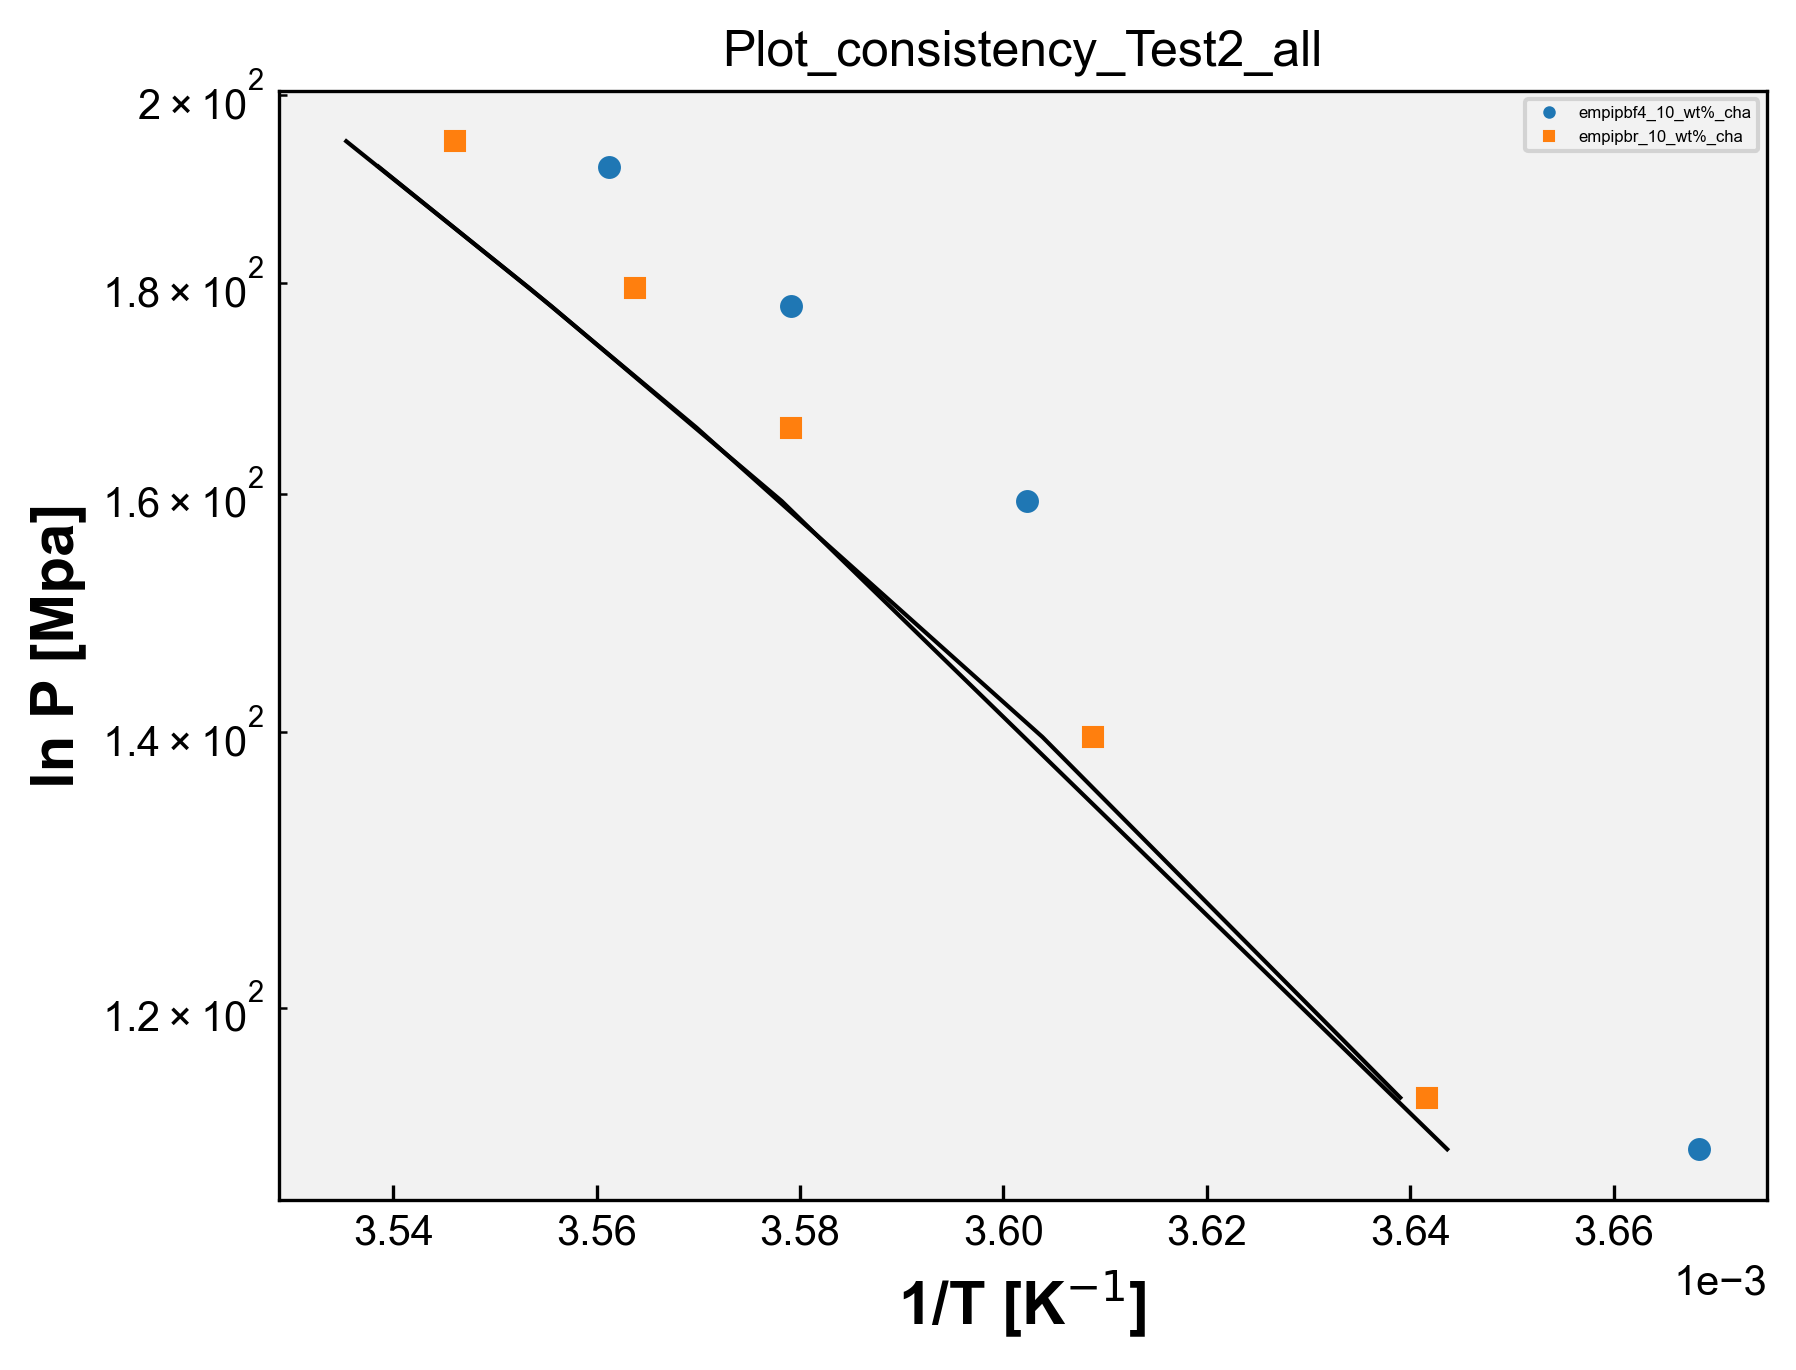

Python code for this plot:
# Plot_consistency -  Piperidinium - Todos os Sistemas
import matplotlib.pyplot as plt
import matplotlib
from matplotlib.font_manager import FontProperties
from matplotlib.ticker import ScalarFormatter
import pandas as pd
import numpy as np
import openpyxl
import os

matplotlib.rcParams['font.family'] = "Arial"  # change the default font # mudança da fonte
matplotlib.rcParams[
    'xtick.direction'] = 'in'  # change the ticks direction # mudança da direção dos marcadores ao longo dos eixos de um gráfico que indicam valores específicos
matplotlib.rcParams['ytick.direction'] = 'in'
font = FontProperties()  # cria uma instância de propriedades de fontes, tamanho, estilo e família
font.set_family('sans-serif')  # 'serif', 'sans-serif', 'cursive', 'fantasy', or 'monospace' # família da fonte
font.set_name('Arial')  # nome da fonte
font.set_weight(
    'bold')  # 'ultralight', 'light', 'normal', 'regular', 'book', 'medium', 'roman', 'semibold', 'demibold', 'demi', 'bold', 'heavy', 'extra bold', 'black' # peso da fonte
font.set_style('normal')  # 'normal', 'italic' or 'oblique' # estilo da fonte, negrito, itálico, normal, etc
font.set_size('x-large')  # xx-small', 'x-small', 'small', 'medium', 'large', 'x-large', 'xx-large' # tamanho da fonte
plt.rcParams['figure.dpi'] = 300  # resolução padrão para as figuras exibidas na tela
plt.rcParams['savefig.dpi'] = 300  # resolução padrão para as figuras salvas em arquivos PNG, PDF ou SVG
opt = {'fillstyle': 'full', 'markersize': 5,
       'markeredgewidth': 0.5}  # aparência dos marcadores, fillstyle: full - estilo de preenchimento markersize: 5 - tamanho do marcador markeredgewidth: 0.5 largura da borda do marcador
plt.rcParams['figure.facecolor'] = (1.0, 1.0, 1.0, 0.0)  # cor de fundo da figura como transparente
plt.rcParams['axes.facecolor'] = '0.95'  # cor de fundo dos eixos como uma tonalidade de cinza claro
# plt.rcParams['figure.figsize'] = (4,4) # tamanho da figura padrão em polegadas


caminho_arquivo = 'Piperidinium - Todos os Sistemas.xlsx'  # caminho do arquivo
wb = openpyxl.load_workbook(
    caminho_arquivo)  # ler dados de abas individuais do arquivo Excel sem abrir e fechar repetidamente, mantém aberto. Mais eficiente se você precisa ler dados de várias abas do arquivo. Lista com os nomes de todas as abas do arquivo Excel.
# load_workbook é a função usada para carregar o arquvio Excel

dados_coluna_O_array = []  # matriz para guardar os dados da coluna O de todas as sheet
dados_coluna_P_array = []  # matriz para guardar os dados da coluna P de todas as sheet
dados_coluna_Q_array = []  # matriz para guardar os dados da coluna Q de todas as sheet

nomes_abas = []

for i in wb.sheetnames:  # para i dentro da lista wb com os nomes de todas as abas
    nome_aba = wb[i]  # obtém o nome da aba na posição i na lista wb, que contém os nomes de todas as abas
    nome_aba_split = nome_aba.title.split(
        "_")  # nome_aba é o nome completo da aba. nome_aba.title converte o nome da aba para o formato de título. split("_ ") divide o nome da aba em duas partes usando o caractere "_ "
    if len(nome_aba_split) > 2:  # se o nome da aba contiver mais de duas partes
        nome_aba_split.insert(2, "wt%")  # insere wt% entre a segunda e a terceira partes do nome da aba
        nome_aba_final = "_".join(nome_aba_split)  # junta as partes do nome da aba de volta com "_"
        print('nome_aba_final', nome_aba_final)
        nomes_abas.append(nome_aba_final)  # adiciona o nome modificado _a lista de nomes das abas
    else:
        nomes_abas.append(
            nome_aba.title)  # nome da aba não tiver mais de duas partes, adiciona o nome completo da aba à lista nomes_abas (usada na legenda)

    dados_coluna_O = []  # abre uma lista para os dados da coluna O da sheet
    dados_coluna_P = []  # abre uma lista para os dados da coluna P da sheet
    dados_coluna_Q = []  # abre uma lista para os dados da coluna Q da sheet

    for j in nome_aba.iter_rows(min_row=2,
                                values_only=True):  # iter_rows: permite iterar sobre as linhas dessa aba # min_row=2: especifica a primeira linha a ser considerada, nesse caso, começa na segunda linha, pois a primeira linha geralmente contém os cabeçalhos das colunas # values_only=True: indica que queremos obter apenas os valores das células, sem incluir informações adicionais como formatação, fórmulas ou estilos.
        dados_coluna_O.append(j[14])
        dados_coluna_P.append(j[15])
        dados_coluna_Q.append(j[16])

    for k in range(len(dados_coluna_O)):
        if dados_coluna_O[k] is not None:
            dados_coluna_O[k] = dados_coluna_O[k] * 10 ** 2
    dados_coluna_O_array.append(dados_coluna_O)
    dados_coluna_P_array.append(dados_coluna_P)
    dados_coluna_Q_array.append(dados_coluna_Q)

print('dados_O', dados_coluna_O_array)
print('dados_P', dados_coluna_P_array)
print('dados_Q', dados_coluna_Q_array)

# Plotagem dos dados:

symbols = ['o', 's', '^', 'D', 'v', '>', '<', 'P', 'X', 'H', '*', 'h', '+', 'x', '|', '_', '1', '2', '3', '4', 'p', ',',
           '.', '8', 'p', 'd', 'D', '|', '_', '$...$']
# Exemplos de símbolos

# Vetor de cores
colors = ['#1f77b4', '#ff7f0e', '#2ca02c', '#d62728', '#9467bd', '#8c564b', '#e377c2', '#7f7f7f', '#bcbd22', '#17becf',
          '#aec7e8', '#ffbb78', '#98df8a', '#ff9896', '#c5b0d5', '#c49c94', '#f7b6d2', '#c7c7c7', '#dbdb8d', '#9edae5',
          '#393b79', '#5254a3', '#6b6ecf', '#9c9ede', '#637939', '#8ca252', '#b5cf6b', '#cedb9c', '#8c6d31', '#bd9e39',
          '#e7ba52', '#e7cb94', '#843c39', '#ad494a', '#d6616b', '#e7969c', '#7b4173', '#a55194', '#ce6dbd', '#de9ed6']

lines = []

for i in range(len(dados_coluna_O_array)):
    y = dados_coluna_O_array[i]
    x = dados_coluna_P_array[i]
    x2 = dados_coluna_Q_array[i]
    print('x', x)
    print('y', y)
    print('x2', x2)
    symbol = symbols[i]
    color = colors[i]
    line1, = plt.plot(x, y, marker=symbol, markersize=opt['markersize'], markeredgewidth=opt['markeredgewidth'],
                      fillstyle=opt['fillstyle'], color=color, linestyle='none',
                      label=nomes_abas[i])  # lines armazenam as linhas geradas pelos plots
    line2, = plt.plot(x2, y, color='black', linestyle='-', linewidth=1)

    lines.append(line1)

plt.gca().set_yscale('log')
plt.gca().yaxis.set_major_formatter(ScalarFormatter(useOffset=True))
plt.ticklabel_format(axis='x', style='sci', scilimits=(0, 0))  # eixo x em notação científica
plt.legend(handles=lines, loc='upper right', fontsize=4,
           markerscale=0.5)  # cria a legenda usando as linhas armazenadas na lista
plt.xlabel('1/T [K$^{-1}$]', fontproperties=font)
plt.ylabel('ln P [Mpa]', fontproperties=font)
# plt.legend(loc="upper left")

nome_arquivo_python = os.path.basename(__file__)  # obter o nome do arquivo python atual
nome_arquivo_sem_extensao = os.path.splitext(nome_arquivo_python)[
    0]  # obter o nome do arquivo sem extensão # [0] vai acessar o primeiro elemento da tupla retornado por path.splitext

plt.title(nome_arquivo_sem_extensao)

plt.savefig(f'{nome_arquivo_sem_extensao}.png', format='png', bbox_inches='tight',
            dpi=300, transparent=False)
plt.show()
